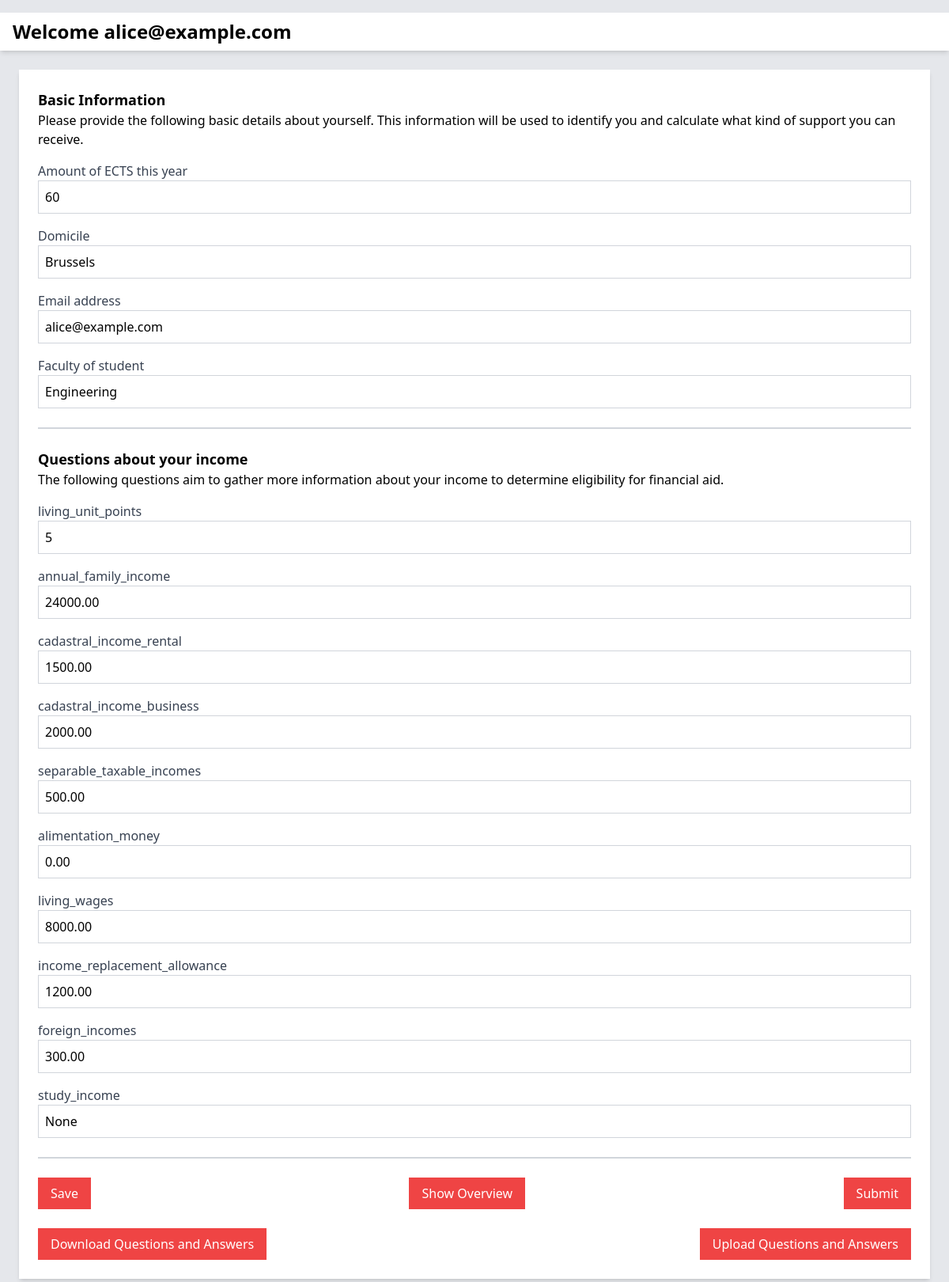
Page /simulate/ (signed in) on the earlier database version.
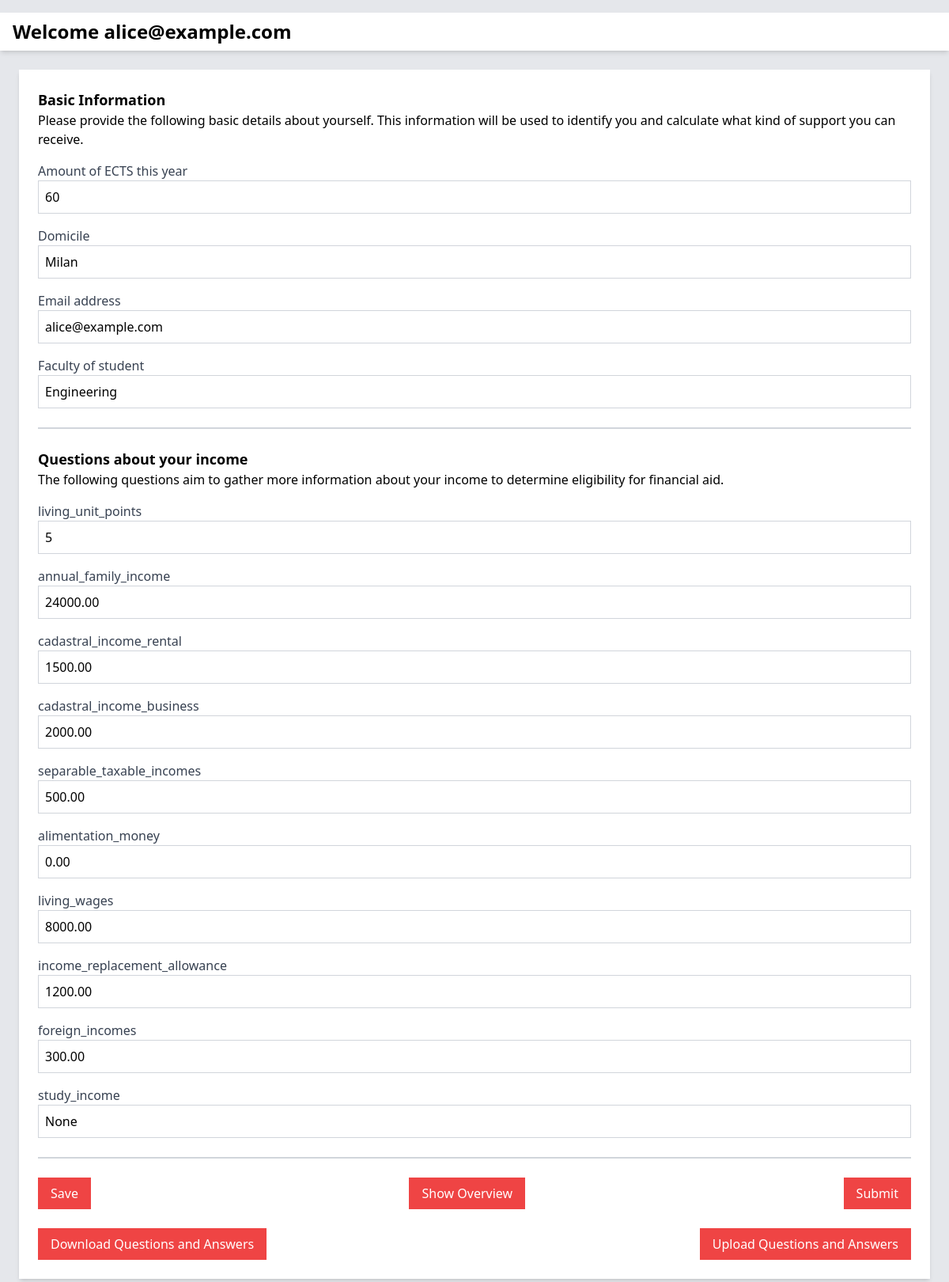
Same page on the later database version.
### app/models.py (models this page shows, shortened)
class UserProfile(models.Model):
    user_id = models.AutoField(primary_key=True)
    password = models.CharField(max_length=128)  # You'd normally use Django's built-in User model with hashing
    email = models.EmailField()
    faculty = models.CharField(max_length=100)
    ects_amount = models.PositiveIntegerField()
    domicile = models.CharField(max_length=255)
    living_unit_points = models.IntegerField(null=True, blank=True)  # Points for living unit
    annual_family_income = models.DecimalField(max_digits=12, decimal_places=2)
    cadastral_income_rental = models.DecimalField(max_digits=12, decimal_places=2)
    cadastral_income_business = models.DecimalField(max_digits=12, decimal_places=2)
    separable_taxable_incomes = models.DecimalField(max_digits=12, decimal_places=2)
    alimentation_money = models.DecimalField(max_digits=12, decimal_places=2, null=True, blank=True)
    living_wages = models.DecimalField(max_digits=12, decimal_places=2)
    income_replacement_allowance = models.DecimalField(max_digits=12, decimal_places=2)
    foreign_incomes = models.DecimalField(max_digits=12, decimal_places=2)
    study_income = models.DecimalField(max_digits=12, decimal_places=2, null=True, blank=True)

### app/views.py (the view)
# urls.py: path('simulate/', views.simulate, name='simulate'),  # Simulate page
def simulate(request):
    user_email = request.session.get('email')
    if not user_email and 'guest' not in request.GET:
        return redirect('index')
    header = f"Welcome {user_email}" if user_email else "Financial Simulation"
    username = user_email if user_email else "Guest"
    user = None
    if user_email:
        try:
            user = UserProfile.objects.get(email=user_email)
        except UserProfile.DoesNotExist:
            user = None
    context = {
        'username': username,
        'header': header,
        'basic_questions': Question.objects.filter(text__in=[
            "Email address", "Faculty of student", "Amount of ECTS this year", "Domicile"
        ]),
        'yes_no_questions': Question.objects.filter(text__in=[
            "Are you staying in a student room?", "Have you bought your laptop through the university?"
        ]),
        'income_questions': Question.objects.exclude(text__in=[
            "Email address", "Faculty of student", "Amount of ECTS this year",
            "Domicile", "Are you staying in a student room?", "Have you bought your laptop through the university?"
        ]),
        'email': user.email if user else '',
        'faculty': user.faculty if user else '',
        'ects_amount': user.ects_amount if user else '',
        'domicile': user.domicile if user else '',
        'living_unit_points': user.living_unit_points if user else '',
        'annual_family_income': user.annual_family_income if user else '',
        'cadastral_income_rental': user.cadastral_income_rental if user else '',
        'cadastral_income_business': user.cadastral_income_business if user else '',
        'separable_taxable_incomes': user.separable_taxable_incomes if user else '',
        'alimentation_money': user.alimentation_money if user else '',
        'living_wages': user.living_wages if user else '',
        'income_replacement_allowance': user.income_replacement_allowance if user else '',
        'foreign_incomes': user.foreign_incomes if user else '',
        'study_income': user.study_income if user else '',
    }
    return render(request, 'account_info.html', context)

### app/templates/account_info.html (shortened to what the changed rows need)
<html lang="en">
<head>
    <script src="https://cdn.tailwindcss.com"></script>
    <link rel="stylesheet" href="https://cdnjs.cloudflare.com/ajax/libs/font-awesome/5.15.3/css/all.min.css">
</head>
<body class="bg-gray-200">
    <h1 class="text-2xl font-bold mt-4 bg-white px-4 py-2 shadow-md">
        {{ header }}
    </h1>
    <div class="flex flex-col items-center p-6">
        <div class="w-full max-w-6xl bg-white shadow-md p-6">
            <form id="basic-form" class="space-y-4" method="POST">
                {% for question in basic_questions %}
                <div>
                    <label class="block text-gray-700" for="basic_question{{ forloop.counter }}">
                        {{ question.text }}
                    </label>
                    <input class="w-full p-2 border border-gray-300" id="basic_question{{ forloop.counter }}"
                           name="basic_question{{ forloop.counter }}" type="text"
                           value="{% if question.text == 'Email address' %}{{ email }}{% elif question.text == 'Faculty of student' %}{{ faculty }}{% elif question.text == 'Amount of ECTS this year' %}{{ ects_amount }}{% elif question.text == 'Domicile' %}{{ domicile }}{% endif %}">
                </div>
                {% endfor %}
            </form>
            <form id="income-form" class="space-y-4" method="POST">
                {% for question in income_questions %}
                <div>
                    <label class="block text-gray-700" for="income_question{{ question.tag }}">
                        {{ question.tag }}
                    </label>
                    <input class="w-full p-2 border border-gray-300" id="income_question{{ forloop.counter }}"
                        name="{{ question.tag}}" type="text"
                        value="{% if question.text == 'Living unit points' %}{{ living_unit_points }}{% elif question.text == 'Annual family income' %}{{ annual_family_income }}{% elif question.text == 'Cadastral income (rental)' %}{{ cadastral_income_rental }}{% elif question.text == 'Cadastral income (business)' %}{{ cadastral_income_business }}{% elif question.text == 'Separable taxable incomes' %}{{ separable_taxable_incomes }}{% elif question.text == 'Alimentation money' %}{{ alimentation_money }}{% elif question.text == 'Living wages' %}{{ living_wages }}{% elif question.text == 'Income replacement allowance' %}{{ income_replacement_allowance }}{% elif question.text == 'Foreign incomes' %}{{ foreign_incomes }}{% elif question.text == 'Study income' %}{{ study_income }}{% endif %}">
                </div>
                {% endfor %}
            </form>
        </div>
    </div>
</body>
</html>

Differences in the rows shown:
changed UserProfile "alice@example.com": domicile "Brussels" → "Milan"
